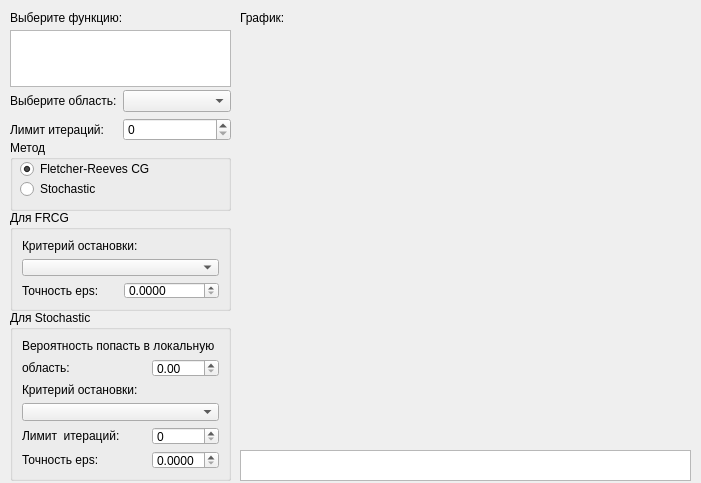
<?xml version="1.0" encoding="UTF-8"?>
<ui version="4.0">
 <class>MainWindow</class>
 <widget class="QMainWindow" name="MainWindow">
  <property name="enabled">
   <bool>true</bool>
  </property>
  <property name="geometry">
   <rect>
    <x>0</x>
    <y>0</y>
    <width>701</width>
    <height>483</height>
   </rect>
  </property>
  <property name="sizePolicy">
   <sizepolicy hsizetype="Fixed" vsizetype="Fixed">
    <horstretch>0</horstretch>
    <verstretch>0</verstretch>
   </sizepolicy>
  </property>
  <property name="minimumSize">
   <size>
    <width>701</width>
    <height>483</height>
   </size>
  </property>
  <property name="maximumSize">
   <size>
    <width>701</width>
    <height>483</height>
   </size>
  </property>
  <property name="windowTitle">
   <string>MainWindow</string>
  </property>
  <widget class="QWidget" name="centralwidget">
   <widget class="QListWidget" name="func">
    <property name="geometry">
     <rect>
      <x>10</x>
      <y>30</y>
      <width>221</width>
      <height>57</height>
     </rect>
    </property>
    <property name="sizePolicy">
     <sizepolicy hsizetype="Fixed" vsizetype="Fixed">
      <horstretch>0</horstretch>
      <verstretch>0</verstretch>
     </sizepolicy>
    </property>
    <property name="mouseTracking">
     <bool>false</bool>
    </property>
    <property name="tabletTracking">
     <bool>false</bool>
    </property>
    <property name="focusPolicy">
     <enum>Qt::StrongFocus</enum>
    </property>
    <property name="autoFillBackground">
     <bool>true</bool>
    </property>
    <property name="selectionMode">
     <enum>QAbstractItemView::ContiguousSelection</enum>
    </property>
   </widget>
   <widget class="QLabel" name="label">
    <property name="geometry">
     <rect>
      <x>10</x>
      <y>10</y>
      <width>221</width>
      <height>16</height>
     </rect>
    </property>
    <property name="text">
     <string>Выберите функцию:</string>
    </property>
   </widget>
   <widget class="QGroupBox" name="method">
    <property name="geometry">
     <rect>
      <x>10</x>
      <y>140</y>
      <width>221</width>
      <height>71</height>
     </rect>
    </property>
    <property name="title">
     <string>Метод</string>
    </property>
    <widget class="QRadioButton" name="FR">
     <property name="geometry">
      <rect>
       <x>10</x>
       <y>20</y>
       <width>131</width>
       <height>18</height>
      </rect>
     </property>
     <property name="text">
      <string>Fletcher-Reeves CG</string>
     </property>
     <property name="checked">
      <bool>true</bool>
     </property>
    </widget>
    <widget class="QRadioButton" name="St">
     <property name="geometry">
      <rect>
       <x>10</x>
       <y>40</y>
       <width>83</width>
       <height>18</height>
      </rect>
     </property>
     <property name="text">
      <string>Stochastic</string>
     </property>
    </widget>
   </widget>
   <widget class="QGroupBox" name="FRCG">
    <property name="geometry">
     <rect>
      <x>10</x>
      <y>210</y>
      <width>221</width>
      <height>101</height>
     </rect>
    </property>
    <property name="title">
     <string>Для FRCG</string>
    </property>
    <layout class="QGridLayout" name="gridLayout">
     <item row="3" column="0">
      <widget class="QLabel" name="label_5">
       <property name="text">
        <string>Точность eps:</string>
       </property>
      </widget>
     </item>
     <item row="1" column="0" colspan="2">
      <widget class="QComboBox" name="FRcrit">
       <property name="styleSheet">
        <string notr="true">QLabel{
qproperty-alignment: 'AlignVCenter | AlignCenter';
}</string>
       </property>
      </widget>
     </item>
     <item row="0" column="0" colspan="2">
      <widget class="QLabel" name="label_4">
       <property name="text">
        <string>Критерий остановки:</string>
       </property>
      </widget>
     </item>
     <item row="3" column="1">
      <widget class="QDoubleSpinBox" name="FReps">
       <property name="decimals">
        <number>4</number>
       </property>
       <property name="maximum">
        <double>1.000000000000000</double>
       </property>
       <property name="singleStep">
        <double>0.001000000000000</double>
       </property>
      </widget>
     </item>
    </layout>
   </widget>
   <widget class="QGroupBox" name="Stoch">
    <property name="enabled">
     <bool>true</bool>
    </property>
    <property name="geometry">
     <rect>
      <x>10</x>
      <y>310</y>
      <width>221</width>
      <height>171</height>
     </rect>
    </property>
    <property name="tabletTracking">
     <bool>false</bool>
    </property>
    <property name="acceptDrops">
     <bool>false</bool>
    </property>
    <property name="autoFillBackground">
     <bool>false</bool>
    </property>
    <property name="title">
     <string>Для Stochastic</string>
    </property>
    <property name="flat">
     <bool>false</bool>
    </property>
    <property name="checkable">
     <bool>false</bool>
    </property>
    <layout class="QGridLayout" name="gridLayout_2">
     <item row="9" column="0" colspan="2">
      <widget class="QLabel" name="label_11">
       <property name="text">
        <string>Точность eps:</string>
       </property>
      </widget>
     </item>
     <item row="5" column="0" colspan="3">
      <widget class="QLabel" name="label_8">
       <property name="text">
        <string>Критерий остановки:</string>
       </property>
      </widget>
     </item>
     <item row="8" column="0" colspan="2">
      <widget class="QLabel" name="label_9">
       <property name="text">
        <string>Лимит  итераций:</string>
       </property>
      </widget>
     </item>
     <item row="6" column="0" colspan="3">
      <widget class="QComboBox" name="Stcrit"/>
     </item>
     <item row="0" column="0" colspan="3">
      <widget class="QLabel" name="label_6">
       <property name="text">
        <string>Вероятность попасть в локальную</string>
       </property>
      </widget>
     </item>
     <item row="1" column="2">
      <widget class="QDoubleSpinBox" name="Stepsloc">
       <property name="decimals">
        <number>2</number>
       </property>
       <property name="maximum">
        <double>1.000000000000000</double>
       </property>
       <property name="singleStep">
        <double>0.010000000000000</double>
       </property>
      </widget>
     </item>
     <item row="1" column="0" colspan="2">
      <widget class="QLabel" name="label_7">
       <property name="text">
        <string>область:</string>
       </property>
      </widget>
     </item>
     <item row="8" column="2">
      <widget class="QSpinBox" name="lim_iter_last">
       <property name="maximum">
        <number>1000000</number>
       </property>
      </widget>
     </item>
     <item row="9" column="2">
      <widget class="QDoubleSpinBox" name="Steps">
       <property name="decimals">
        <number>4</number>
       </property>
       <property name="maximum">
        <double>1.000000000000000</double>
       </property>
       <property name="singleStep">
        <double>0.001000000000000</double>
       </property>
      </widget>
     </item>
    </layout>
   </widget>
   <widget class="QWidget" name="layoutWidget">
    <property name="geometry">
     <rect>
      <x>10</x>
      <y>90</y>
      <width>221</width>
      <height>61</height>
     </rect>
    </property>
    <layout class="QFormLayout" name="formLayout">
     <item row="1" column="0">
      <widget class="QLabel" name="label_2">
       <property name="text">
        <string>Выберите область:</string>
       </property>
      </widget>
     </item>
     <item row="1" column="1">
      <widget class="QComboBox" name="area"/>
     </item>
     <item row="3" column="0">
      <widget class="QLabel" name="label_3">
       <property name="text">
        <string>Лимит итераций:</string>
       </property>
      </widget>
     </item>
     <item row="3" column="1">
      <widget class="QSpinBox" name="limit_iter">
       <property name="maximum">
        <number>10000</number>
       </property>
      </widget>
     </item>
    </layout>
   </widget>
   <widget class="QLabel" name="label_10">
    <property name="geometry">
     <rect>
      <x>240</x>
      <y>10</y>
      <width>451</width>
      <height>16</height>
     </rect>
    </property>
    <property name="text">
     <string>График:</string>
    </property>
   </widget>
   <widget class="QCustomPlot" name="customPlot" native="true">
    <property name="geometry">
     <rect>
      <x>240</x>
      <y>30</y>
      <width>451</width>
      <height>411</height>
     </rect>
    </property>
   </widget>
   <widget class="QTextBrowser" name="result">
    <property name="geometry">
     <rect>
      <x>240</x>
      <y>450</y>
      <width>451</width>
      <height>31</height>
     </rect>
    </property>
   </widget>
  </widget>
 </widget>
 <customwidgets>
  <customwidget>
   <class>QCustomPlot</class>
   <extends>QWidget</extends>
   <header>qcustomplot.h</header>
   <container>1</container>
  </customwidget>
 </customwidgets>
 <resources/>
 <connections/>
</ui>
